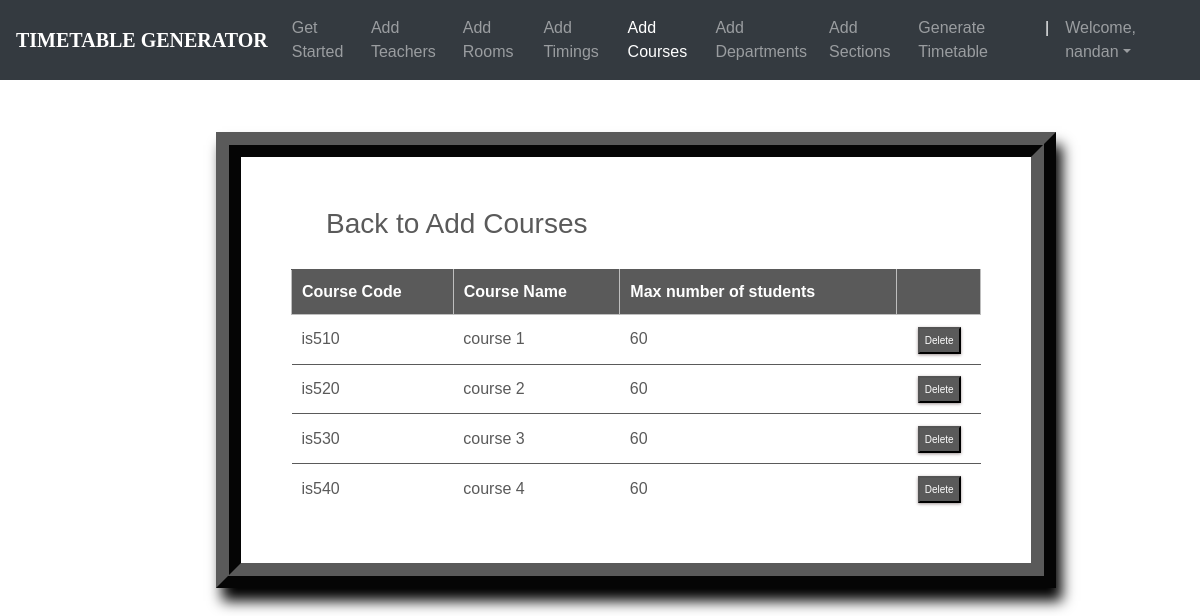
The app's page /courses_list/ (signed in) with its own data.
### ttgen/models.py (models this page shows, shortened)
class Course(models.Model):
    course_number = models.CharField(max_length=5, primary_key=True)
    course_name = models.CharField(max_length=40)
    max_numb_students = models.CharField(max_length=65)
    instructors = models.ManyToManyField(Instructor)

### ttgen/views.py (the view)
# urls.py: path('courses_list/', views.course_list_view, name='editcourse'),
@login_required
def course_list_view(request):
    context = {
        'courses': Course.objects.all()
    }
    return render(request, 'courseslist.html', context)

### templates/courseslist.html (shortened to what this page needs)
<!DOCTYPE html>
<html lang="en">
<head>
	<link rel="stylesheet" href="https://maxcdn.bootstrapcdn.com/bootstrap/4.0.0/css/bootstrap.min.css">
    <link rel="stylesheet" type="text/css" href="static/css/index.css">
</head>
<body>
        <header>
			<nav class="navbar navbar-expand-md navbar-dark fixed-top bg-dark">
                <a class="navbar-brand" href="#"><b>TIMETABLE GENERATOR</b></a>
                <div class="collapse navbar-collapse" id="navbarCollapse">
                    <ul class="navbar-nav ml-auto">
                    <li class="nav-item">
                        <a class="nav-link" href="{% url 'admindash' %}">Get Started</a>
                    </li>
                    <li class="nav-item">
                        <a class="nav-link" href="{% url 'addInstructors' %}">Add Teachers</a>
                    </li>
                    <li class="nav-item">
                        <a class="nav-link" href="{% url 'addRooms' %}">Add Rooms</a>
                    </li>
                    <li class="nav-item">
		                <a class="nav-link" href="{% url 'addTimings' %}">Add Timings</a>
		            </li>
                    <li class="nav-item active">
                        <a class="nav-link" href="{% url 'addCourses' %}">Add Courses</a>
                    </li>
                    <li class="nav-item">
			            <a class="nav-link" href="{% url 'addDepts' %}">Add Departments</a>
		            </li>
                    <li class="nav-item">
			            <a class="nav-link" href="{% url 'addSections' %}">Add Sections</a>
		            </li>
                    <li class="nav-item">
			            <a class="nav-link" href="{% url 'generate' %}">Generate Timetable</a>
		            </li>
                    <li class="nav-item active">
			            <a class="nav-link">|</a>
		            </li>
                    <li class="nav-item dropdown">
		                <a class="nav-link dropdown-toggle" href="#" id="dropdown03" data-toggle="dropdown" aria-haspopup="true" aria-expanded="false">Welcome, {{ user.first_name }}</a>
		            </li>
                    </ul>
                </div>
            </nav>
        </header>
        <br><br>
    {% block content %}
{% load static %}
<fieldset class="fieldset">
    <a href="{% url 'addCourses'%}"><h1 class="tablink" onclick="openPage('new')" id="defaultOpen">Back to Add Courses</h1></a>
    <div class="tabcontent" id="edit">
        <table class="table1">
            <thead>
            <tr class="table-headers">
            <th>Course Code</th>
            <th>Course Name</th>
            <th>Max number of students</th>
            <th  class="empty"></th>
            </tr>
            </thead>
            <tbody>
            {% for crs in courses %}
            <tr>
             <td>{{crs.course_number}}</td>
             <td>{{crs.course_name}}</td>
             <td>{{crs.max_numb_students}}</td>
             <td class="empty">
                <form action="{% url 'deletecourse' crs.course_number %}" method="post">
                        <input type="submit" value="Delete" class="cross">
                </form>
             </td>
             </tr>
            {% endfor %}
            </tbody>
        </table>
    </div>
</fieldset>
{% endblock %}

### static/css/index.css (style rules this page uses)
body { padding-top: 3rem; padding-bottom: 3rem; color: #5a5a5a; font-family: 'Poppins', sans-serif; overflow-x: hidden; }
nav { font-family: sans-serif; }
.navbar-brand { font-size: 20px; font-family: Georgia, 'Times New Roman', Times, serif; }

### templates/courseslist.html (style rules this page uses)
nav { font-family: sans-serif; }
.navbar-brand { font-size: 20px; font-family: Georgia, 'Times New Roman', Times, serif; }
* { margin: 0; padding: 0; box-sizing: border-box; }
html { scroll-behavior: smooth; }
a { text-decoration:none; }
form { margin-top: 3%; margin-left: 18%; margin-right: 12%; }
fieldset h1 { color: #5a5a5a; padding-bottom: 20px; margin-left: 35px; display: inline-block; cursor: pointer; font-size: 28px; }
fieldset input { padding:8px; color: #938c8c }
.table2 td, th { border: 1px solid rgb(190,190,190); padding: 10px 20px; }
.table1 { width: 100%; border-collapse: collapse; text-align: left; overflow: hidden; }
.table1 td, th { border-top: 1px solid #5a5a5a; padding: 10px; }
.table1 th { background-color: #5a5a5a; color: #fff; }
.cross { font-size:10px; box-shadow: 0px 1px 3px 0px #9e9292; padding: 4px 5px; color: #fff; background-color: #5a5a5a; cursor: pointer; }
.fieldset { margin-top: 3%; margin-left: 18%; margin-right: 12%; padding: 50px; border-width: 25px; border-style: ridge; border-color: #5a5a5a; box-shadow: 6px 13px 13px 0px black; background-color: #fff; }

### records on screen
Course: course_number "is510", course_name "course 1", max_numb_students "60"
Course: course_number "is520", course_name "course 2", max_numb_students "60"
Course: course_number "is530", course_name "course 3", max_numb_students "60"
Course: course_number "is540", course_name "course 4", max_numb_students "60"

### other values on screen
{{ user.first_name }} "nandan"
